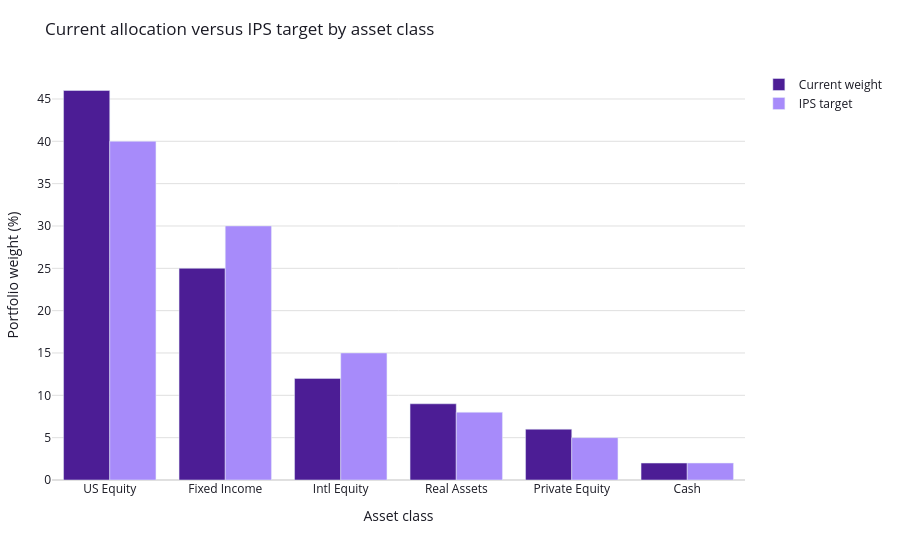

Here is the notebook cell this chart was saved with:
### Markdown cell above
## Allocation by asset class versus IPS target

This chart compares each asset class's current portfolio weight against its IPS target. Bars above the target indicate overweights; bars below the target indicate underweights.

### Code cell
import plotly.graph_objects as go

chart_df = allocation_vs_ips_df.sort_values('target_weight_pct', ascending=False)

fig = go.Figure()
fig.add_trace(go.Bar(
    x=chart_df['asset_class'],
    y=chart_df['current_weight_pct'],
    name='Current weight',
    marker_color='#4C1D95',
    hovertemplate='<b>%{x}</b><br>Current weight: %{y:.1f}%<extra></extra>'
))
fig.add_trace(go.Bar(
    x=chart_df['asset_class'],
    y=chart_df['target_weight_pct'],
    name='IPS target',
    marker_color='#A78BFA',
    hovertemplate='<b>%{x}</b><br>IPS target: %{y:.1f}%<extra></extra>'
))

fig.update_layout(
    title='Current allocation versus IPS target by asset class',
    xaxis_title='Asset class',
    yaxis_title='Portfolio weight (%)',
    barmode='group',
    plot_bgcolor='#FFFFFF',
    paper_bgcolor='#FFFFFF',
    font=dict(color='#1A1A24'),
    legend_title_text='',
    margin=dict(l=40, r=20, t=70, b=80),
    annotations=[dict(
        text='From: portfolio_positions.csv and ips_targets.csv',
        xref='paper',
        yref='paper',
        x=0,
        y=-0.28,
        showarrow=False,
        font=dict(size=12, color='#6B6B78'),
        xanchor='left'
    )]
)
fig.update_yaxes(gridcolor='#E0E0E0', zerolinecolor='#E0E0E0')
fig.update_xaxes(showgrid=False)

fig

### Figure 1 — Plotly figure (JSON) as saved in the notebook; plotly's stock layout.template omitted (floating-point values rounded to 4 significant figures)
{"data": [{"hovertemplate": "<b>%{x}</b><br>Current weight: %{y:.1f}%<extra></extra>", "marker": {"color": "#4C1D95"}, "name": "Current weight", "type": "bar", "x": ["US Equity", "Fixed Income", "Intl Equity", "Real Assets", "Private Equity", "Cash"], "y": [46, 25, 12, 9, 6, 2]}, {"hovertemplate": "<b>%{x}</b><br>IPS target: %{y:.1f}%<extra></extra>", "marker": {"color": "#A78BFA"}, "name": "IPS target", "type": "bar", "x": ["US Equity", "Fixed Income", "Intl Equity", "Real Assets", "Private Equity", "Cash"], "y": [40, 30, 15, 8, 5, 2]}], "layout": {"annotations": [{"font": {"color": "#6B6B78", "size": 12}, "showarrow": false, "text": "From: portfolio_positions.csv and ips_targets.csv", "x": 0, "xanchor": "left", "xref": "paper", "y": -0.28, "yref": "paper"}], "barmode": "group", "font": {"color": "#1A1A24"}, "legend": {"title": {"text": ""}}, "margin": {"b": 80, "l": 40, "r": 20, "t": 70}, "paper_bgcolor": "#FFFFFF", "plot_bgcolor": "#FFFFFF", "title": {"text": "Current allocation versus IPS target by asset class"}, "xaxis": {"showgrid": false, "title": {"text": "Asset class"}}, "yaxis": {"gridcolor": "#E0E0E0", "title": {"text": "Portfolio weight (%)"}, "zerolinecolor": "#E0E0E0"}}}
